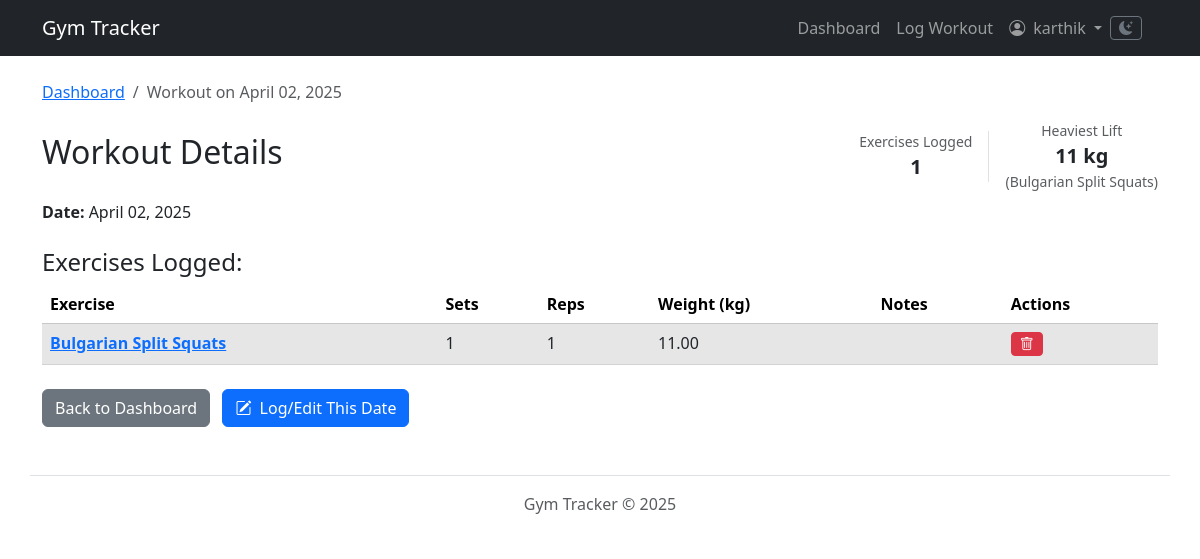
Page /workouts/session/27/ (signed in) on the committed database.
### workouts/models.py (models this page shows, shortened)
class WorkoutSession(models.Model):
    user = models.ForeignKey(User, on_delete=models.CASCADE)
    date = models.DateField(default=timezone.now)
    created_at = models.DateTimeField(auto_now_add=True)
    notes = models.TextField(blank=True, null=True)
    class Meta:
        unique_together = ('user', 'date')
        ordering = ['-date']

class Exercise(models.Model):
    name = models.CharField(max_length=100, unique=True)
    description = models.TextField(blank=True, null=True)

class WorkoutLog(models.Model):
    session = models.ForeignKey(WorkoutSession, related_name='logs', on_delete=models.CASCADE)
    exercise = models.ForeignKey(Exercise, on_delete=models.PROTECT)  # Protect exercise from deletion if used
    sets = models.PositiveIntegerField(blank=True, null=True)
    reps = models.PositiveIntegerField(blank=True, null=True)
    weight = models.DecimalField(max_digits=6, decimal_places=2, blank=True, null=True)
    duration = models.DurationField(blank=True, null=True)  # e.g., for cardio
    notes = models.TextField(blank=True, null=True)

### workouts/views.py (the view)
# urls.py: path('session/<int:session_id>/', views.workout_detail_view, name='workout_detail'),
@login_required
def workout_detail_view(request, session_id):
    workout_session = get_object_or_404(WorkoutSession, pk=session_id, user=request.user)
    session_logs = workout_session.logs.all().order_by('id')
    log_count = session_logs.count()
    heaviest_lift_weight = None
    heaviest_lift_exercise_name = None
    if log_count > 0:  # Optimization: Only query max weight if logs exist
        max_weight_aggregate = session_logs.filter(weight__isnull=False).aggregate(max_w=Max('weight'))
        if max_weight_aggregate and max_weight_aggregate['max_w'] is not None:
            heaviest_lift_weight = max_weight_aggregate['max_w']
            first_log_with_max = session_logs.filter(weight=heaviest_lift_weight).select_related('exercise').first()
            if first_log_with_max:
                heaviest_lift_exercise_name = first_log_with_max.exercise.name
    context = {
        'session': workout_session,
        'logs': session_logs,
        'log_count': log_count,  # Pass count
        'heaviest_lift_weight': heaviest_lift_weight,  # Pass max weight
        'heaviest_lift_exercise_name': heaviest_lift_exercise_name,  # Pass exercise name
    }
    return render(request, 'workouts/workout_detail.html', context)

### workouts/templates/workouts/workout_detail.html (shortened to what this page needs)
{% extends 'workouts/base.html' %}
{% block content %}
<div class="container mt-4">
    <nav aria-label="breadcrumb">
        <ol class="breadcrumb">
            <li class="breadcrumb-item"><a href="{% url 'workouts:dashboard' %}">Dashboard</a></li>
            <li class="breadcrumb-item active" aria-current="page">Workout on {{ session.date|date:"F d, Y" }}</li>
        </ol>
    </nav>
    <div class="d-flex flex-wrap justify-content-between align-items-center mb-2">
        <h2 class="me-3">Workout Details</h2>
        <div class="d-flex align-items-center">
            {% if log_count > 0 %}
            <div class="text-center border-end pe-3 me-3">
                 <span class="text-muted d-block small">Exercises Logged</span>
                 <strong class="fs-5">{{ log_count }}</strong>
            </div>
            {% endif %}
            {% if heaviest_lift_weight is not None %}
            <div class="text-center">
                 <span class="text-muted d-block small">Heaviest Lift</span>
                 <strong class="fs-5">{{ heaviest_lift_weight|floatformat:0 }} kg</strong>
                 {% if heaviest_lift_exercise_name %}
                 <small class="d-block text-muted">({{ heaviest_lift_exercise_name }})</small>
                 {% endif %}
            </div>
            {% endif %}
        </div>
    </div>
    <p><strong>Date:</strong> {{ session.date|date:"F d, Y" }}</p>
    <h4 class="mt-4">Exercises Logged:</h4>
    {% if logs %}
    <table class="table table-striped table-hover">
        <thead>
        <tr>
            <th scope="col">Exercise</th>
            <th scope="col">Sets</th>
            <th scope="col">Reps</th>
            <th scope="col">Weight (kg)</th>
            <th scope="col">Notes</th>
            <th scope="col">Actions</th>
        </tr>
        </thead>
        <tbody>
        {% for log in logs %}
        <tr>
            <td><strong><a href="{% url 'workouts:exercise_stats' exercise_id=log.exercise.id %}"
                           title="View progress chart for {{ log.exercise.name }}">
                {{ log.exercise.name }}
            </a></strong></td>
            <td>{{ log.sets|default:"N/A" }}</td>
            <td>{{ log.reps|default:"N/A" }}</td>
            <td>{{ log.weight|default:"N/A" }}</td>
            <td>{{ log.notes|default:""|linebreaksbr }}</td>
            <td>
                <form action="{% url 'workouts:delete_workout_log' log_id=log.id %}"
                      method="POST"
                      class="d-inline"
                      onsubmit="return confirm('Are you sure you want to delete this entry?');">
                    <button type="submit" class="btn btn-danger btn-sm" title="Delete this entry">
                        <i class="bi bi-trash"></i>
                    </button>
                </form>
            </td>
        </tr>
        {% endfor %}
        </tbody>
    </table>
    {% else %}
    <p>No specific exercises were logged for this session.</p>
    {% endif %}
    <div class="mt-4">
        <a href="{% url 'workouts:dashboard' %}" class="btn btn-secondary">Back to Dashboard</a>
        <a href="{% url 'workouts:log_workout_date' date_str=session.date|date:'Y-m-d' %}" class="btn btn-primary ms-2">
            <i class="bi bi-pencil-square me-1"></i>
            Log/Edit This Date
        </a>
    </div>
</div>
{% endblock %}

### workouts/templates/workouts/base.html (shortened to what this page needs)
{% load static %}
<html lang="en">
<head>
    <link href="https://cdn.jsdelivr.net/npm/bootstrap@5.3.2/dist/css/bootstrap.min.css" rel="stylesheet"
>
    <link rel="stylesheet" href="https://cdn.jsdelivr.net/npm/bootstrap-icons@1.11.3/font/bootstrap-icons.min.css">
    <link href="https://cdn.jsdelivr.net/npm/tom-select@2.3.1/dist/css/tom-select.bootstrap5.css" rel="stylesheet">
</head>
<body>
<nav class="navbar navbar-expand-lg navbar-dark bg-dark mb-4">
    <div class="container">
        <a class="navbar-brand" href="{% url 'home' %}">Gym Tracker</a>
        <div class="collapse navbar-collapse" id="navbarNav">
            <ul class="navbar-nav ms-auto mb-2 mb-lg-0">
                {% if user.is_authenticated %}
                <li class="nav-item">
                    <a class="nav-link {% if request.resolver_match.view_name == 'workouts:dashboard' %}active{% endif %}"
                       href="{% url 'workouts:dashboard' %}">Dashboard</a>
                </li>
                <li class="nav-item">
                    <a class="nav-link {% if request.resolver_match.view_name == 'workouts:log_workout_date' or request.resolver_match.view_name == 'workouts:log_workout_today' %}active{% endif %}"
                       href="{% url 'workouts:log_workout_today' %}">Log Workout</a>
                </li>
                <li class="nav-item dropdown">
                    <a class="nav-link dropdown-toggle" href="#" id="navbarUserDropdown" role="button"
                       data-bs-toggle="dropdown" aria-expanded="false">
                        <i class="bi bi-person-circle me-1"></i>
                        {{ user.username }}
                    </a>
                </li>
                {% endif %}
            </ul>
            <li class="nav-item d-flex align-items-center me-3">
                <button class="btn btn-outline-secondary btn-sm" id="darkModeToggle" title="Toggle dark mode">
                    <i class="bi bi-moon-stars-fill"></i>
                </button>
            </li>
        </div>
    </div>
</nav>
<main role="main">
    {% block content %}{% endblock %}
</main>
<footer class="container mt-5 py-3 border-top text-center text-muted">
    Gym Tracker © {% now "Y" %}
</footer>
</body>
</html>

### workouts/templates/workouts/base.html (style rules this page uses)
:root { --body-bg: #ffffff; --body-color: #212529; --card-bg: #ffffff; --card-border-color: rgba(0, 0, 0, 0.175); --link-color: #0d6efd; --link-hover-color: #0a58ca; --navbar-bg: #212529; --navbar-color: rgba(255, 255, 255, 0.55); --navbar-active-color: #ffffff; --navbar-hover-color: rgba(255, 255, 255, 0.75); --table-striped-bg: rgba(0, 0, 0, 0.05); --bs-body-bg-rgb: 255, 255, 255; --bs-body-color-rgb: 33, 37, 41; color-scheme: light; }
body { background-color: var(--body-bg); color: var(--body-color); transition: background-color 0.2s ease-in-out, color 0.2s ease-in-out; }
a { color: var(--link-color); }
.navbar { background-color: var(--navbar-bg) !important; }
.navbar-dark .navbar-nav .nav-link { color: var(--navbar-color); }
.navbar-dark .navbar-brand { color: var(--navbar-active-color); }
.table { color: var(--body-color); border-color: var(--card-border-color); }
.table-striped > tbody > tr:nth-of-type(odd) > * { background-color: var(--table-striped-bg); color: var(--body-color); }

### rows in the picture
WorkoutSession: date "April 02, 2025"
Exercise: name "Bulgarian Split Squats"
WorkoutLog: exercise.name "Bulgarian Split Squats", sets "1", reps "1", weight "11.00"

### other values in the picture
{{ user.username }} "karthik"
{{ log_count }} "1"
{{ heaviest_lift_weight|floatformat:0 }} "11"
